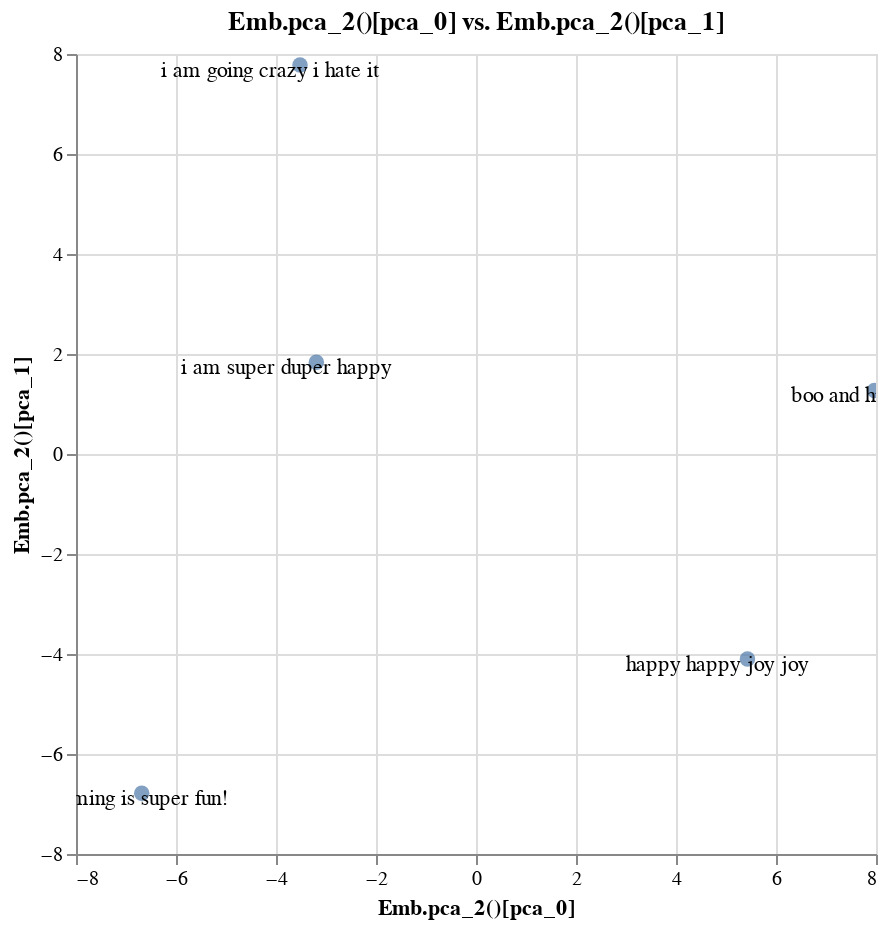

The notebook cell this image was saved under:
### Markdown cell above
## Multi-Token Embeddings

We can also have embeddings that represent more than one token. If we'd do this via spacy, we'd have a an average of all the word embeddings.

### Code cell
from whatlies.language import SpacyLanguage
from whatlies.transformers import Pca 

lang = SpacyLanguage("en_core_web_sm")

contexts = ["i am super duper happy",
            "happy happy joy joy",
            "programming is super fun!",
            "i am going crazy i hate it",
            "boo and hiss",]

emb = lang[contexts]
emb.transform(Pca(2)).plot_interactive('pca_0', 'pca_1').properties(width=400, height=400)

### Figure 1 — Vega-Lite specification as saved in the notebook (floating-point values rounded to 4 significant figures)
{"config": {"view": {"continuousWidth": 400, "continuousHeight": 300}}, "layer": [{"mark": {"type": "circle", "size": 60}, "encoding": {"tooltip": [{"type": "nominal", "field": "name"}, {"type": "nominal", "field": "original"}], "x": {"type": "quantitative", "axis": {"title": "Emb.pca_2()[pca_0]"}, "field": "x_axis"}, "y": {"type": "quantitative", "axis": {"title": "Emb.pca_2()[pca_1]"}, "field": "y_axis"}}, "selection": {"selector001": {"type": "interval", "bind": "scales", "encodings": ["x", "y"]}}, "title": "Emb.pca_2()[pca_0] vs. Emb.pca_2()[pca_1]"}, {"mark": {"type": "text", "color": "black", "dx": -15, "dy": 3}, "encoding": {"text": {"type": "nominal", "field": "original"}, "x": {"type": "quantitative", "axis": {"title": "Emb.pca_2()[pca_0]"}, "field": "x_axis"}, "y": {"type": "quantitative", "axis": {"title": "Emb.pca_2()[pca_1]"}, "field": "y_axis"}}}], "data": {"name": "data-2f840311b06c3e7342fada4f93582cdc"}, "height": 400, "width": 400, "$schema": "https://vega.github.io/schema/vega-lite/v4.0.2.json", "datasets": {"data-2f840311b06c3e7342fada4f93582cdc": [{"x_axis": -3.193, "y_axis": 1.835, "name": "Emb.pca_2()[i am super duper happy]", "original": "i am super duper happy"}, {"x_axis": 5.429, "y_axis": -4.099, "name": "Emb.pca_2()[happy happy joy joy]", "original": "happy happy joy joy"}, {"x_axis": -6.685, "y_axis": -6.787, "name": "Emb.pca_2()[programming is super fun!]", "original": "programming is super fun!"}, {"x_axis": -3.52, "y_axis": 7.779, "name": "Emb.pca_2()[i am going crazy i hate it]", "original": "i am going crazy i hate it"}, {"x_axis": 7.969, "y_axis": 1.27, "name": "Emb.pca_2()[boo and hiss]", "original": "boo and hiss"}]}}
